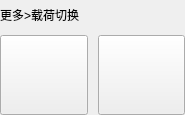
  <widget class="QWidget" name="changeloadWidget" native="true">
   <property name="geometry">
    <rect>
     <x>170</x>
     <y>585</y>
     <width>185</width>
     <height>115</height>
    </rect>
   </property>
   <widget class="QWidget" name="chageloadBtnWidget" native="true">
    <property name="geometry">
     <rect>
      <x>0</x>
      <y>35</y>
      <width>185</width>
      <height>80</height>
     </rect>
    </property>
    <layout class="QHBoxLayout" name="horizontalLayout_2">
     <property name="spacing">
      <number>10</number>
     </property>
     <property name="leftMargin">
      <number>0</number>
     </property>
     <property name="topMargin">
      <number>0</number>
     </property>
     <property name="rightMargin">
      <number>0</number>
     </property>
     <property name="bottomMargin">
      <number>0</number>
     </property>
     <item>
      <widget class="QPushButton" name="pedrailBtn">
       <property name="minimumSize">
        <size>
         <width>85</width>
         <height>80</height>
        </size>
       </property>
       <property name="styleSheet">
        <string notr="true">QPushButton {border-image:url(:/icon/vm/dashboard/buttons/newButton/More/Load/btn_xld_n.png)}QPushButton:pressed {border-image:url(:/icon/vm/dashboard/buttons/newButton/More/Load/btn_xld_p.png)}QPushButton:checked {border-image:url(:/icon/vm/dashboard/buttons/newButton/More/Load/btn_xld_s.png)}</string>
       </property>
       <property name="text">
        <string/>
       </property>
      </widget>
     </item>
     <item>
      <widget class="QPushButton" name="UAVBtn">
       <property name="minimumSize">
        <size>
         <width>85</width>
         <height>80</height>
        </size>
       </property>
       <property name="styleSheet">
        <string notr="true">QPushButton {border-image:url(:/icon/vm/dashboard/buttons/newButton/More/Load/btn_wrj_n.png)}QPushButton:pressed {border-image:url(:/icon/vm/dashboard/buttons/newButton/More/Load/btn_wrj_p.png)}QPushButton:checked {border-image:url(:/icon/vm/dashboard/buttons/newButton/More/Load/btn_wrj_s.png)}</string>
       </property>
       <property name="text">
        <string/>
       </property>
      </widget>
     </item>
    </layout>
   </widget>
   <widget class="QLabel" name="changeloadTittleLabel">
    <property name="geometry">
     <rect>
      <x>0</x>
      <y>0</y>
      <width>185</width>
      <height>30</height>
     </rect>
    </property>
    <property name="text">
     <string>更多&gt;载荷切换</string>
    </property>
   </widget>
  </widget>
